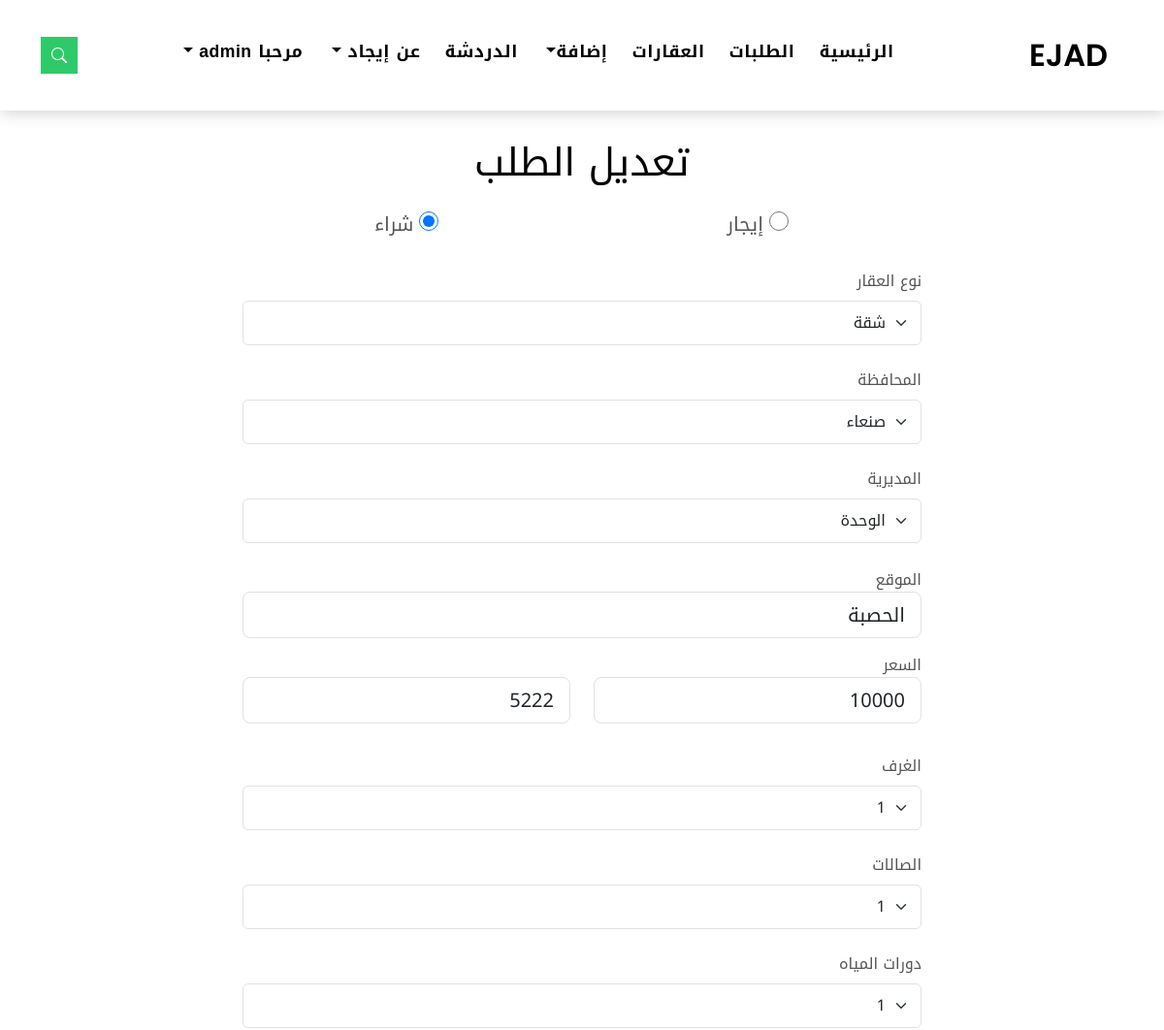
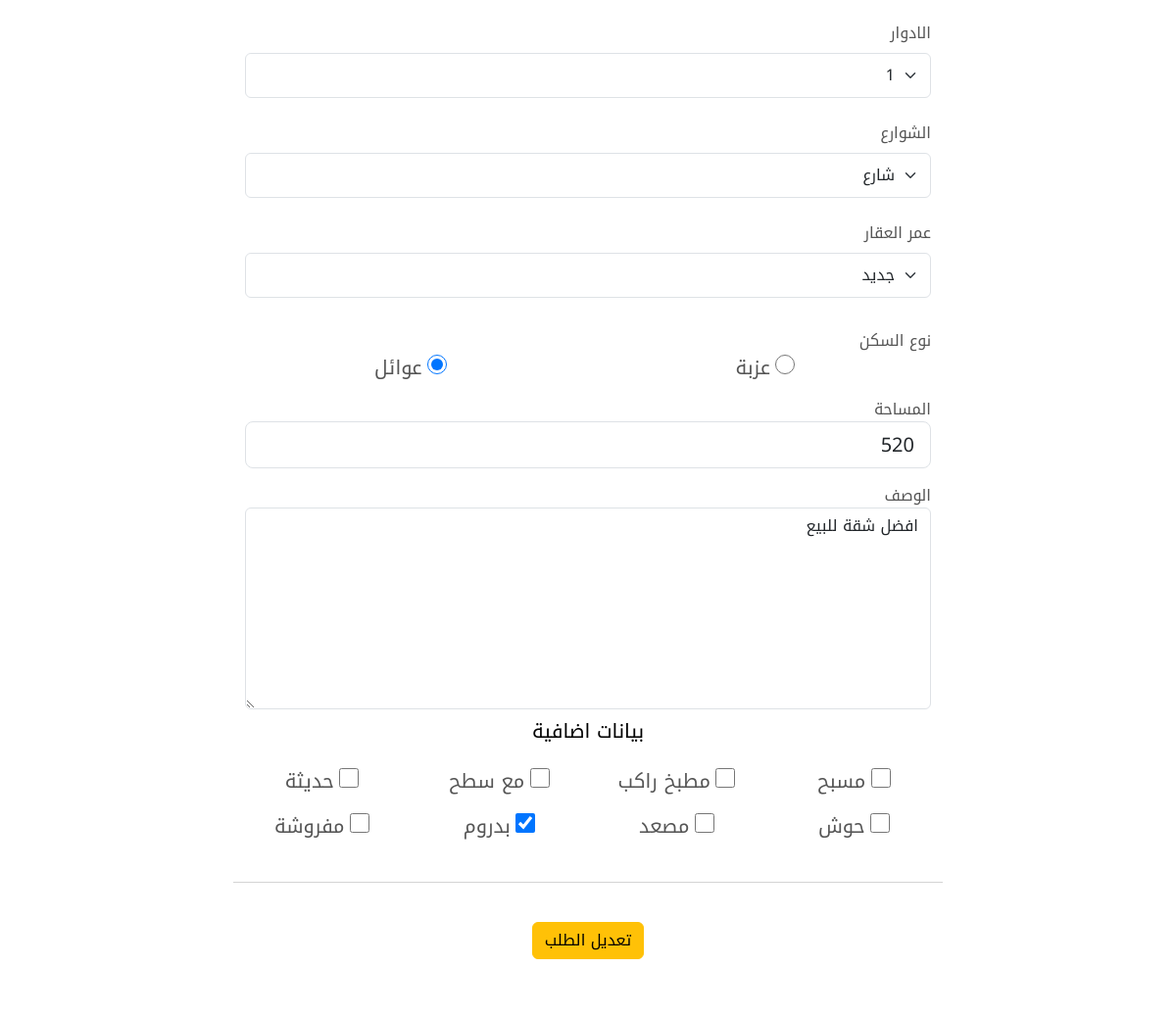
/order/edit_order/24 (signed in, upper part), run on an earlier commit of the app's database (2 pictures, top to bottom).
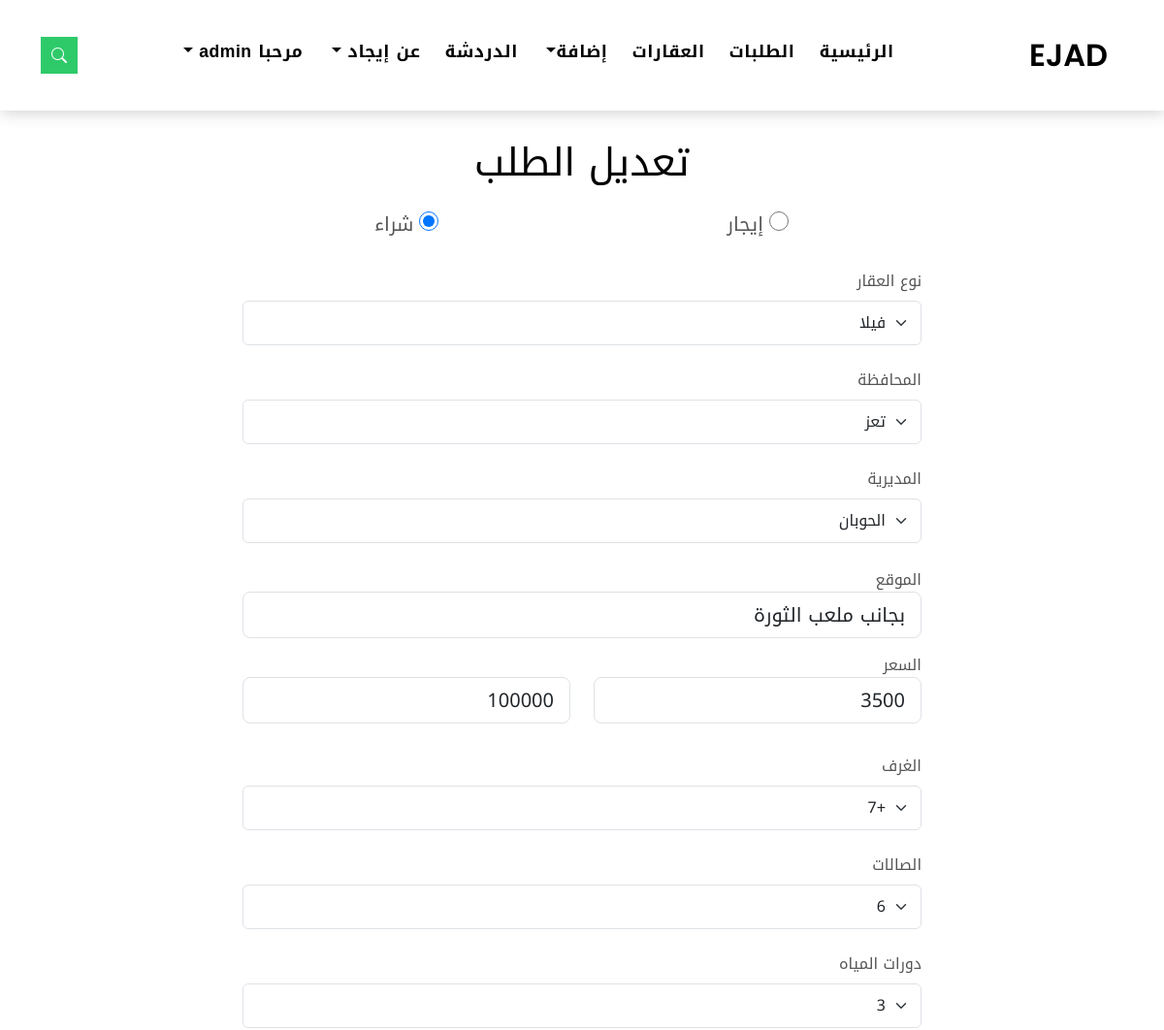
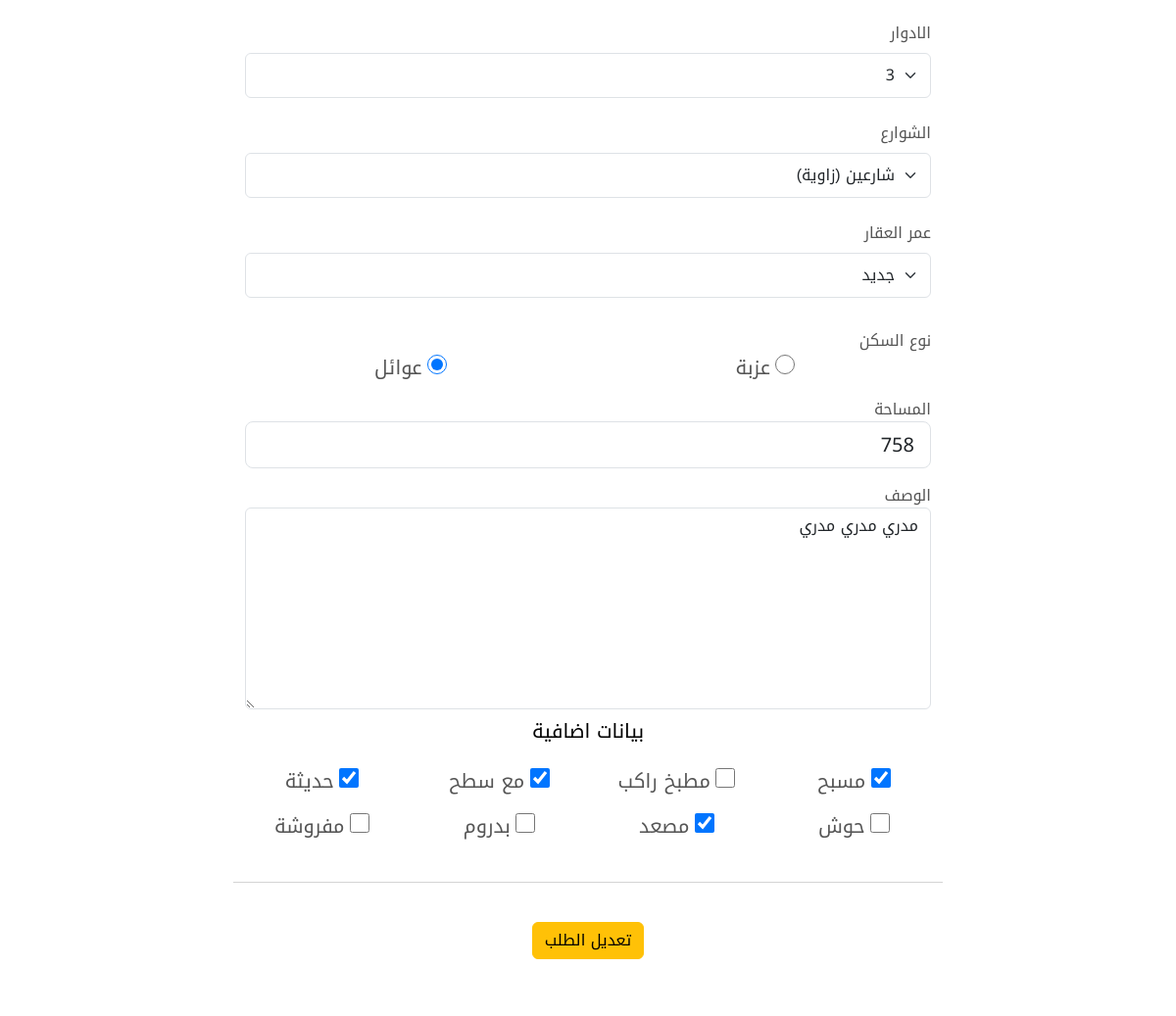
And on a later commit of the database (2 pictures, top to bottom).
### order/models.py (models this page shows, shortened)
class Order(models.Model):
    area = models.ForeignKey(Area, on_delete=models.DO_NOTHING, null=True)
    customer = models.ForeignKey(Customer,
                                 on_delete=models.DO_NOTHING,
                                 related_name='orders')
    title = models.CharField(max_length=100, null=True)
    order_type = models.CharField(max_length=100, null=True)
    location = models.CharField(max_length=150, null=True)
    start_price = models.IntegerField(null=True)
    end_price = models.IntegerField(null=True)
    room_number = models.CharField(max_length=100, null=True, blank=True)
    hall_room = models.CharField(max_length=100, null=True, blank=True)
    bathrooms = models.CharField(max_length=100, null=True, blank=True)
    floor = models.CharField(max_length=100, null=True, blank=True)
    street_number = models.CharField(max_length=100, null=True)
    build_year = models.CharField(max_length=100, null=True)
    housetype = models.CharField(max_length=100, null=True, blank=True)
    space = models.IntegerField(null=True)
    details = models.TextField(null=True)
    pool = models.BooleanField(default=False, null=True)
    kitchen = models.BooleanField(default=False, null=True)
    roof = models.BooleanField(default=False, null=True)
    modern = models.BooleanField(default=False, null=True)
    appendix = models.BooleanField(default=False, null=True)
    elevator = models.BooleanField(default=False, null=True)
    basement = models.BooleanField(default=False, null=True)
    furnished = models.BooleanField(default=False, null=True)
    order_date = models.DateField(default=timezone.now)
    state = models.BooleanField(default=False, null=True)

### property/models.py (models this page shows)
class Area(models.Model):
    city = models.ForeignKey(City,
                             on_delete=models.DO_NOTHING,
                             null=True,
                             related_name='areas')
    area_name = models.CharField(max_length=100)
    def __str__(self):
        return self.area_name

class City(models.Model):
    city_name = models.CharField(max_length=100, null=True)
    phohto = models.ImageField(upload_to='city_photo', null=True, blank=True)
    def __str__(self):
        return self.city_name

### order/views.py (the view, shortened to what this page needs)
# urls.py: path('edit_order/<int:id>', views.edit_order, name='edit_order'),
@login_required(login_url='login')
def edit_order(request, id):
    ord = Order.objects.get(id=id)
    context = {'ord': ord}
    return render(request, 'order/edit_order.html', context)

### templates/order/edit_order.html (shortened to what the changed rows need)
{% extends 'base.html' %}
{% load static %}
{% block content %}
<br>
<br>
<br>
<br>
<br>
<br>
<center>
<div class="col-md-7">
    <form action="" method="POST" enctype="multipart/form-data">
      <div class="row">
        <h1>تعديل الطلب</h1>
        <br>
        <br>
        <br>
        <div class="col-md-6 mb-3">
          <div class="form-group">
              <input type="radio" name="orderTitle" class="" value="إيجار" {% if ord.title == 'إيجار' %}checked{% endif %}  style="width: 20px; height: 20px;">
              <label for="" style="font-size: 20px;">إيجار</label>
          </div>
        </div>
        <div class="col-md-6 mb-3">
          <div class="form-group">
              <input type="radio" name="orderTitle" class="" value="شراء" {% if ord.title == 'شراء' %}checked{% endif %}  style="width: 20px; height: 20px;">
              <label for="" style="font-size: 20px;">شراء</label>
          </div>
        </div>
        <div class="col-md-6 mb-2" style="width: 100%;">
          <div class="form-group mt-3">
            <label class="pb-2" for="propertyType" style="display: flex;">نوع العقار</label>
            <select class="form-control form-select form-control-a" name="orderType" id="bathrooms" title="نوع العقار" style="line-height: 2;">
              <option>{{ord.order_type}}</option>
            </select>
          </div>
        </div>
        <br>
        <div class="col-md-6 mb-2" style="width: 100%;">
          <div class="form-group mt-3">
            <label class="pb-2" for="propertyType" style="display: flex;">المحافظة</label>
            <select class="form-control form-select form-control-a" name="city" id="area" title="المحافظة" style="line-height: 2;">
                <option>{{ord.area.city}}</option>
            </select>
          </div>
        </div>
        <br>
        <div class="col-md-6 mb-2" style="width: 100%;">
          <div class="form-group mt-3">
            <label class="pb-2" for="propertyType" style="display: flex;">المديرية</label>
            <select class="form-control form-select form-control-a" name="area" id="area" title="المديرية" style="line-height: 2;">
                <option>{{ord.area}}</option>
            </select>
          </div>
        </div>
        <br>
        <br>
        <br>
        <br>
        <br>
        <div class="col-md-12 mb-3">
          <div class="form-group">
            <label for="" style="display: flex;">الموقع</label>
            <input type="text" name="location" value="{{ord.location}}" class="form-control form-control-lg form-control-a" placeholder="بجانب..." title="قم بإدخال موقع العقار" >
          </div>
        </div>
        <br>
        <br>
        <br>
        <div class="col-md-6 mb-3">
          <div class="form-group">
            <input type="text" name="minPrice" value="{{ord.start_price}}" class="form-control form-control-lg form-control-a" id="editPriceLow" pattern="\d+" oninput="checkInput7()" placeholder="الحد الأدنى" >
          </div>
        </div>
        <div class="col-md-6 mb-3">
          <div class="form-group">
            <input type="text" name="maxPrice" value="{{ord.end_price}}" class="form-control form-control-lg form-control-a" id="editPriceHigh" pattern="\d+" oninput="checkInput8()" placeholder="الحد الأعلى" >
          </div>
        </div>
        <div class="col-md-6 mb-2" style="width: 100%;">
          <div class="form-group mt-3">
            <label class="pb-2" for="propertyType" style="display: flex;">الغرف</label>
            <select class="form-control form-select form-control-a" name="room" id="bathrooms" title="عدد الغرف" style="line-height: 2;">
              <option>{{ord.room_number}}</option>
            </select>
          </div>
        </div>
        <div class="col-md-6 mb-2" style="width: 100%;">
          <div class="form-group mt-3">
            <label class="pb-2" for="propertyType" style="display: flex;">الصالات</label>
            <select class="form-control form-select form-control-a" name="hall" id="hall" title="عدد الصالات" style="line-height: 2;">
              <option>{{ord.hall_room}}</option>
            </select>
          </div>
        </div>
        <div class="col-md-6 mb-2" style="width: 100%;">
          <div class="form-group mt-3">
            <label class="pb-2" for="propertyType" style="display: flex;">دورات المياه</label>
            <select class="form-control form-select form-control-a" name="bathroom" id="bathrooms" title="عدد الغرف" style="line-height: 2;">
              <option>{{ord.bathrooms}}</option>
            </select>
          </div>
        </div>
        <div class="col-md-6 mb-2" style="width: 100%;">
          <div class="form-group mt-3">
            <label class="pb-2" for="propertyType" style="display: flex;">الادوار</label>
            <select class="form-control form-select form-control-a" name="floor" id="floor" title="عدد الادوار" style="line-height: 2;">
              <option>{{ord.floor}}</option>
            </select>
          </div>
        </div>
        <div class="col-md-6 mb-2" style="width: 100%;">
          <div class="form-group mt-3">
            <label class="pb-2" for="propertyType" style="display: flex;">الشوارع</label>
            <select class="form-control form-select form-control-a" name="street" id="street" title="عدد الشوارع المطلة" style="line-height: 2;">
              <option>{{ord.street_number}}</option>
            </select>
          </div>
        </div>
        <div class="col-md-6 mb-2" style="width: 100%;">
          <div class="form-group mt-3">
            <label class="pb-2" for="propertyType" style="display: flex;">عمر العقار</label>
            <select class="form-control form-select form-control-a" name="propertyAge" id="bathrooms" title="أضف عمر العقار" style="line-height: 2;">
              <option>{{ord.build_year}}</option>
            </select>
            <br>
          </div>
        </div>
        <br>
        <div class="col-md-6 mb-3">
          <div class="form-group">
              <input type="radio" name="houseType" class="" value="عزبة" {% if ord.housetype == 'عزبة' %}checked{% endif %} style="width: 20px; height: 20px;">
              <label for="" style="font-size: 20px;">عزبة</label>
          </div>
        </div>
        <div class="col-md-6 mb-3">
          <div class="form-group">
              <input type="radio" name="houseType" class="" value="عوائل" {% if ord.housetype == 'عوائل' %}checked{% endif %}  style="width: 20px; height: 20px;">
              <label for="" style="font-size: 20px;">عوائل</label>
          </div>
        </div>
        <div class="col-md-12 mb-3">
          <div class="form-group">
            <label for="" style="display: flex;">المساحة</label>
            <input type="text" name="space" value="{{ord.space}}" id="orderSpaceEdit" pattern="\d+" oninput="checkInput9()"  class="form-control form-control-lg form-control-a"  placeholder="مثال...340m2" title="قم بإدخال مساحة العقار" >
          </div>
        </div>
        <br>
        <br>
        <br>
        <div class="col-md-12">
          <div class="form-group">
            <label for="" style="display: flex;">الوصف</label>
            <textarea name="description"  class="form-control" cols="45" rows="8" placeholder="وصف الطلب" title="اضف وصف للطلب" >{{ord.details}}</textarea>
          </div>
        </div>
        <br>
        <br>
        <br>
        <br>
        <br>
        <br>
        <br>
        <br>
        <br>
        <br>
        <br>
        <br>
        <div class="col-md-6 mb-3" style="width: 25%;">
          <div class="form-group">
              <input type="checkbox" value="True" name="pool" {% if ord.pool == True %}checked{% endif %} class=""  style="width: 20px; height: 20px;">
              <label for="" style="font-size: 20px;">مسبح</label>
          </div>
        </div>
        <div class="col-md-6 mb-3" style="width: 25%;">
          <div class="form-group">
              <input type="checkbox" value="True" name="kitchen" {% if ord.kitchen == True %}checked{% endif %} class=""  style="width: 20px; height: 20px;">
              <label for="" style="font-size: 20px;">مطبخ راكب</label>
          </div>
        </div>
        <div class="col-md-6 mb-3" style="width: 25%;">
          <div class="form-group">
              <input type="checkbox" value="True" name="roof" {% if ord.roof == True %}checked{% endif %} class=""  style="width: 20px; height: 20px;">
              <label for="" style="font-size: 20px;">مع سطح</label>
          </div>
        </div>
        <div class="col-md-6 mb-3" style="width: 25%;">
          <div class="form-group">
              <input type="checkbox" value="True" name="modern" {% if ord.modern == True %}checked{% endif %} class=""  style="width: 20px; height: 20px;">
              <label for="" style="font-size: 20px;">حديثة</label>
          </div>
        </div>
        <div class="col-md-6 mb-3" style="width: 25%;">
          <div class="form-group">
              <input type="checkbox" value="True" name="yard" {% if ord.appendix == True %}checked{% endif %} class=""  style="width: 20px; height: 20px;">
              <label for="" style="font-size: 20px;">حوش</label>
          </div>
        </div>
        <div class="col-md-6 mb-3" style="width: 25%;">
          <div class="form-group">
              <input type="checkbox" value="True" name="elev" {% if ord.elevator == True %}checked{% endif %} class=""  style="width: 20px; height: 20px;">
              <label for="" style="font-size: 20px;">مصعد</label>
          </div>
        </div>
        <div class="col-md-6 mb-3" style="width: 25%;">
          <div class="form-group">
              <input type="checkbox" value="True" name="basement" {% if ord.basement == True %}checked{% endif %} class=""  style="width: 20px; height: 20px;">
              <label for="" style="font-size: 20px;">بدروم</label>
          </div>
        </div>
        <div class="col-md-6 mb-3" style="width: 25%;">
          <div class="form-group">
              <input type="checkbox" value="True" name="furnish" {% if ord.furnished == True %}checked{% endif %} class=""  style="width: 20px; height: 20px;">
              <label for="" style="font-size: 20px;">مفروشة</label>
          </div>
        </div>
        <br>
        <br>
        <br>
      </div>
    </form>
  </div>
</center>
{% endblock %}

What changed in the data, as far as the page shows it:
changed Order "جديد": orderType "شقة" → "فيلا"; city "صنعاء" → "تعز"; area "الوحدة" → "الحوبان"; location "الحصبة" → "بجانب ملعب الثورة"; minPrice "10000" → "3500"; maxPrice "5222" → "100000"; room "1" → "+7"; hall "1" → "6"; bathroom "1" → "3"; floor "1" → "3"; street "شارع" → "شارعين (زاوية)"; space "520" → "758"; description "افضل شقة للبيع" → "مدري مدري مدري"; pool "☐" → "☑"; roof "☐" → "☑"; modern "☐" → "☑"; elevator "☐" → "☑"; basement "☑" → "☐"
